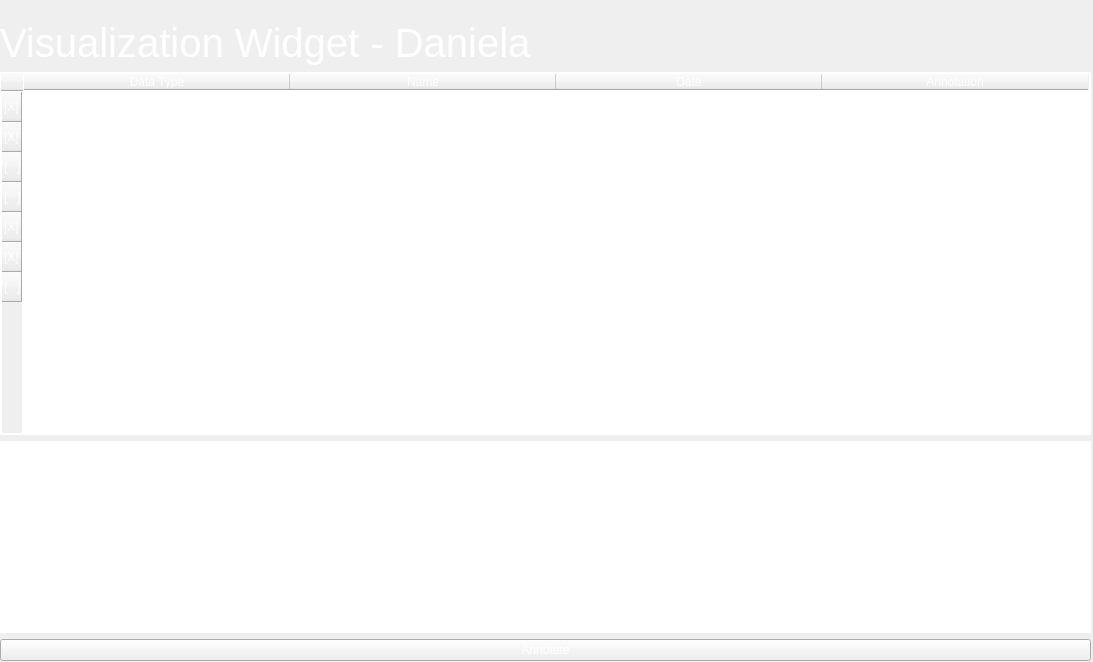
<?xml version="1.0" encoding="UTF-8"?>
<ui version="4.0">
 <class>Form</class>
 <widget class="QWidget" name="Form">
  <property name="geometry">
   <rect>
    <x>0</x>
    <y>0</y>
    <width>1093</width>
    <height>662</height>
   </rect>
  </property>
  <property name="windowTitle">
   <string>Form</string>
  </property>
  <widget class="QWidget" name="gridLayoutWidget">
   <property name="geometry">
    <rect>
     <x>0</x>
     <y>20</y>
     <width>1091</width>
     <height>641</height>
    </rect>
   </property>
   <layout class="QGridLayout" name="gridLayout_2">
    <item row="1" column="1">
     <layout class="QHBoxLayout" name="horizontalLayout_2">
      <item>
       <widget class="QLabel" name="label">
        <property name="font">
         <font>
          <pointsize>30</pointsize>
         </font>
        </property>
        <property name="styleSheet">
         <string notr="true">color: white;</string>
        </property>
        <property name="text">
         <string>Visualization Widget - Daniela</string>
        </property>
       </widget>
      </item>
     </layout>
    </item>
    <item row="4" column="1">
     <widget class="QTextEdit" name="Text_Edit">
      <property name="styleSheet">
       <string notr="true">border: 1px solid white;
color: white;</string>
      </property>
      <property name="html">
       <string>&lt;!DOCTYPE HTML PUBLIC &quot;-//W3C//DTD HTML 4.0//EN&quot; &quot;http://www.w3.org/TR/REC-html40/strict.dtd&quot;&gt;
&lt;html&gt;&lt;head&gt;&lt;meta name=&quot;qrichtext&quot; content=&quot;1&quot; /&gt;&lt;style type=&quot;text/css&quot;&gt;
p, li { white-space: pre-wrap; }
&lt;/style&gt;&lt;/head&gt;&lt;body style=&quot; font-family:'Cantarell'; font-size:11pt; font-weight:400; font-style:normal;&quot;&gt;
&lt;p style=&quot; margin-top:0px; margin-bottom:0px; margin-left:0px; margin-right:0px; -qt-block-indent:0; text-indent:0px;&quot;&gt;Captured Last Week&lt;/p&gt;&lt;/body&gt;&lt;/html&gt;</string>
      </property>
     </widget>
    </item>
    <item row="3" column="1">
     <widget class="QTableWidget" name="Table_Widget">
      <property name="sizePolicy">
       <sizepolicy hsizetype="Expanding" vsizetype="Expanding">
        <horstretch>35</horstretch>
        <verstretch>21</verstretch>
       </sizepolicy>
      </property>
      <property name="font">
       <font/>
      </property>
      <property name="tabletTracking">
       <bool>false</bool>
      </property>
      <property name="focusPolicy">
       <enum>Qt::WheelFocus</enum>
      </property>
      <property name="styleSheet">
       <string notr="true">gridline-color: white;
color: white;
border: 1px solid white;</string>
      </property>
      <property name="showGrid">
       <bool>true</bool>
      </property>
      <property name="sortingEnabled">
       <bool>false</bool>
      </property>
      <property name="wordWrap">
       <bool>true</bool>
      </property>
      <property name="cornerButtonEnabled">
       <bool>true</bool>
      </property>
      <property name="rowCount">
       <number>7</number>
      </property>
      <attribute name="horizontalHeaderVisible">
       <bool>true</bool>
      </attribute>
      <attribute name="horizontalHeaderCascadingSectionResizes">
       <bool>true</bool>
      </attribute>
      <attribute name="horizontalHeaderMinimumSectionSize">
       <number>36</number>
      </attribute>
      <attribute name="horizontalHeaderDefaultSectionSize">
       <number>266</number>
      </attribute>
      <attribute name="verticalHeaderMinimumSectionSize">
       <number>17</number>
      </attribute>
      <attribute name="verticalHeaderDefaultSectionSize">
       <number>30</number>
      </attribute>
      <row>
       <property name="text">
        <string>[X]</string>
       </property>
      </row>
      <row>
       <property name="text">
        <string>[X]</string>
       </property>
      </row>
      <row>
       <property name="text">
        <string>[   ]</string>
       </property>
      </row>
      <row>
       <property name="text">
        <string>[   ]</string>
       </property>
      </row>
      <row>
       <property name="text">
        <string>[X]</string>
       </property>
      </row>
      <row>
       <property name="text">
        <string>[X]</string>
       </property>
      </row>
      <row>
       <property name="text">
        <string>[   ]</string>
       </property>
      </row>
      <column>
       <property name="text">
        <string>Data Type</string>
       </property>
      </column>
      <column>
       <property name="text">
        <string>Name</string>
       </property>
      </column>
      <column>
       <property name="text">
        <string>Date</string>
       </property>
      </column>
      <column>
       <property name="text">
        <string>Annotation</string>
       </property>
      </column>
      <item row="0" column="0">
       <property name="text">
        <string>Keystroke</string>
       </property>
      </item>
      <item row="0" column="1">
       <property name="text">
        <string>keys_01.pdf</string>
       </property>
      </item>
      <item row="0" column="2">
       <property name="text">
        <string>03/18/2021</string>
       </property>
      </item>
      <item row="0" column="3">
       <property name="text">
        <string>IMPORTANT</string>
       </property>
      </item>
      <item row="1" column="0">
       <property name="text">
        <string>PCAP</string>
       </property>
      </item>
      <item row="1" column="1">
       <property name="text">
        <string>first-capture.pcapng</string>
       </property>
      </item>
      <item row="1" column="2">
       <property name="text">
        <string>03/17/2021</string>
       </property>
      </item>
      <item row="1" column="3">
       <property name="text">
        <string/>
       </property>
      </item>
      <item row="2" column="0">
       <property name="text">
        <string>PNG</string>
       </property>
      </item>
      <item row="2" column="1">
       <property name="text">
        <string>IMAGE_001.png</string>
       </property>
      </item>
      <item row="2" column="2">
       <property name="text">
        <string>03/13/2021</string>
       </property>
      </item>
      <item row="2" column="3">
       <property name="text">
        <string/>
       </property>
      </item>
      <item row="3" column="0">
       <property name="text">
        <string>PCAP</string>
       </property>
      </item>
      <item row="3" column="1">
       <property name="text">
        <string>second-capture.pcapng</string>
       </property>
      </item>
      <item row="3" column="2">
       <property name="text">
        <string>03/19/2021</string>
       </property>
      </item>
      <item row="3" column="3">
       <property name="text">
        <string/>
       </property>
      </item>
      <item row="4" column="0">
       <property name="text">
        <string>MP4</string>
       </property>
      </item>
      <item row="4" column="1">
       <property name="text">
        <string>VID_05576_03192021.MP4</string>
       </property>
      </item>
      <item row="4" column="2">
       <property name="text">
        <string>03/18/2021</string>
       </property>
      </item>
      <item row="4" column="3">
       <property name="text">
        <string>Captured last week</string>
       </property>
      </item>
      <item row="5" column="0">
       <property name="text">
        <string>Keystrokes</string>
       </property>
      </item>
      <item row="5" column="1">
       <property name="text">
        <string>keys_02.pdf</string>
       </property>
      </item>
      <item row="5" column="2">
       <property name="text">
        <string>03/19/2021</string>
       </property>
      </item>
      <item row="5" column="3">
       <property name="text">
        <string>Add to report</string>
       </property>
      </item>
      <item row="6" column="0">
       <property name="text">
        <string>PNG</string>
       </property>
      </item>
      <item row="6" column="1">
       <property name="text">
        <string>IMAGE_002.png</string>
       </property>
      </item>
      <item row="6" column="2">
       <property name="text">
        <string>03/21/2021</string>
       </property>
      </item>
     </widget>
    </item>
    <item row="5" column="1">
     <widget class="QPushButton" name="pushButton">
      <property name="styleSheet">
       <string notr="true">color: white;l</string>
      </property>
      <property name="text">
       <string>Annotate</string>
      </property>
     </widget>
    </item>
   </layout>
  </widget>
 </widget>
 <resources/>
 <connections/>
</ui>
